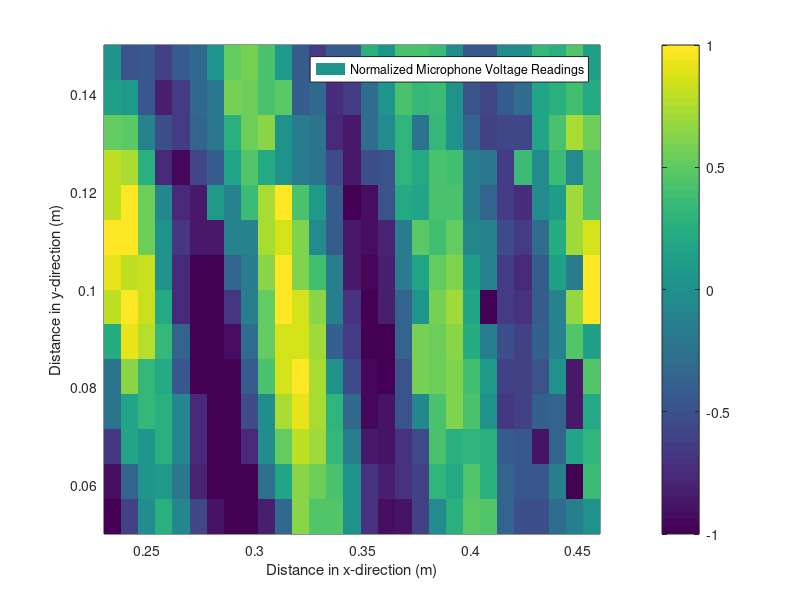

The MATLAB source for this figure:
clear all; close all; 

load('lab5pt2.mat');

%% Question 7

data = zeros(30, 15);

for i = 1:30
    for j = 1:15
        
         data(i, j) = recMatrix_sig(250, i, j);
     
         

    end
end

data(1, 15) = data(1, 14);

nordata = data./max(max(data));

x = linspace(0.46, 0.23, 30);
y = linspace(0.15, 0.05, 15);


pcolor(x, y, nordata'); colorbar; shading flat;
caxis([-1 1]);
xlabel('Distance in x-direction (m)'); ylabel('Distance in y-direction (m)');
legend('Normalized Microphone Voltage Readings');